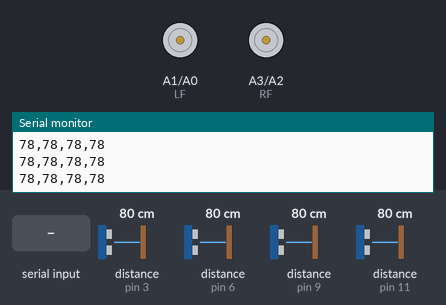
Bench run of a sketch on a simulated Arduino Uno, built with avr-gcc and run on an emulated ATmega328P. Parts: motor-driver pin pairs drawn as motors (green arrow = first pin HIGH = forward, orange = second pin HIGH = backward, longer = more drive), the last lines printed to the serial monitor. Wiring (inferred from the names in the program): 4 × ultrasonic range finder: trigger pin 2, echo pin 3 / trigger pin 7, echo pin 6 / trigger pin 8, echo pin 9 / trigger pin 12, echo pin 11. Inputs (shaded band) come from the test bench; at power-on: distance to the obstacle (sensors on pin 3, pin 6, pin 9, pin 11) 80 cm. The echo pulse lasts 58.3 µs per cm.

Above: at 1.2 s.
1.3 s: "l\n" received over Serial
At 2.3 s:
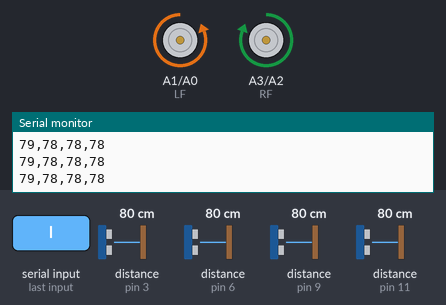
2.8 s: "f\n" received over Serial
At 3.1 s:
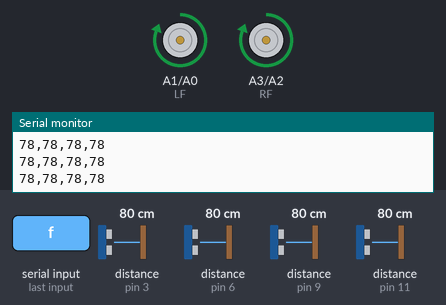
4.3 s: "b\n" received over Serial
At 4.7 s:
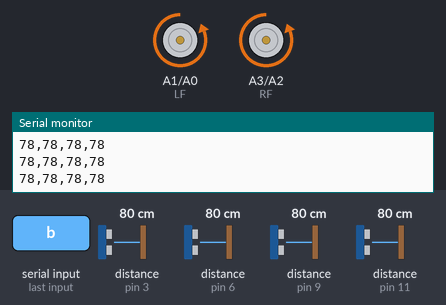
5.8 s: "r\n" received over Serial
At 6.7 s:
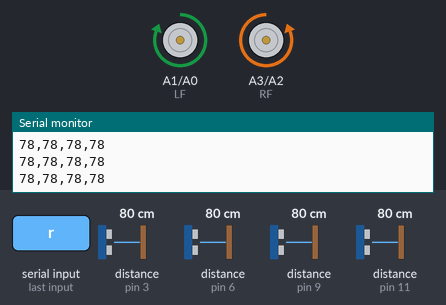
10.3 s: "1\n" received over Serial
At 11.1 s:
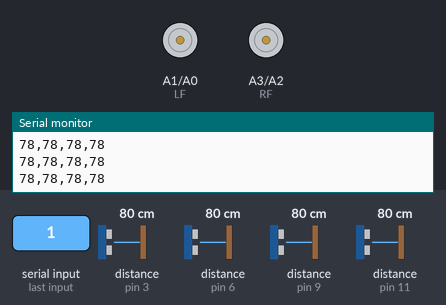
Timing chart, 0 to 12.8 s (numbered marks = the images above; inputs shaded):
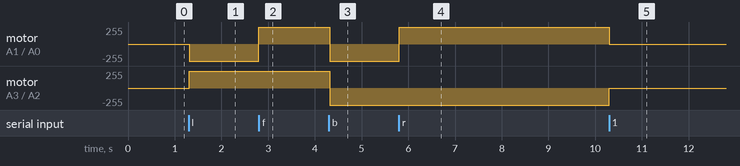

The sketch:

code.ino
```cpp
int trig_front = 2;
int echo_front = 3;
int trig_back = 12;
int echo_back = 11;
int trig_left = 7;
int echo_left = 6;
int trig_right = 8;
int echo_right = 9;

int LF = A1;
int LB = A0;
int RF = A3;
int RB = A2;

float time;
float dist;
int dist_front;
int dist_back;
int dist_left;
int dist_right;
String data_received = "";
String data_str = "";
char command = 's';

int interval;

void setup()
{
  Serial.begin(115200);
  pinMode(trig_front, OUTPUT);
  pinMode(echo_front, INPUT);
  pinMode(trig_back, OUTPUT);
  pinMode(echo_back, INPUT);
  pinMode(trig_left, OUTPUT);
  pinMode(echo_left, INPUT);
  pinMode(trig_right, OUTPUT);
  pinMode(echo_right, INPUT);
  pinMode(LF, OUTPUT);
  pinMode(LB, OUTPUT);
  pinMode(RF, OUTPUT);
  pinMode(RB, OUTPUT);
}

void loop()
{
  dist_front = dist_calc(trig_front, echo_front);
  dist_back = dist_calc(trig_back, echo_back);
  dist_left = dist_calc(trig_left, echo_left);
  dist_right = dist_calc(trig_right, echo_right);

  send_data();
  delay(1);
  receive_data();
  //Serial.println(command);
  algorithm();
}

void send_data()
{
  Serial.print(dist_front);
  Serial.print(",");
  Serial.print(dist_back);
  Serial.print(",");
  Serial.print(dist_left);
  Serial.print(",");
  Serial.println(dist_right);
}

void receive_data()
{
  if (Serial.available() > 0)
  {
    data_received = Serial.readStringUntil('\n');
    command = data_received.charAt(data_received.length()-1);
  }
}

int dist_calc(int trig, int echo)
{
  digitalWrite(trig,LOW);
  delayMicroseconds(2);
  digitalWrite(trig,HIGH);
  delayMicroseconds(10);
  digitalWrite(trig,LOW);
  time = pulseIn(echo,HIGH);
  dist = (0.034*time)/2.0;
  return (int)dist;
}

void move_front()
{
  digitalWrite(LF, HIGH);
  digitalWrite(LB, LOW);
  digitalWrite(RF, HIGH);
  digitalWrite(RB, LOW);
}

void move_back()
{
  digitalWrite(LF, LOW);
  digitalWrite(LB, HIGH);
  digitalWrite(RF, LOW);
  digitalWrite(RB, HIGH);
}

void move_left()
{
  digitalWrite(LF, LOW);
  digitalWrite(LB, HIGH);
  digitalWrite(RF, HIGH);
  digitalWrite(RB, LOW);
}

void move_right()
{
  digitalWrite(LF, HIGH);
  digitalWrite(LB, LOW);
  digitalWrite(RF, LOW);
  digitalWrite(RB, HIGH);
}

void stop()
{
  digitalWrite(LF, LOW);
  digitalWrite(LB, LOW);
  digitalWrite(RF, LOW);
  digitalWrite(RB, LOW);
}

void algorithm()
{
  interval = 0;

  if(command == 'f')
  {
    move_front();
    delay(interval);
  }

  else if(command == 'b')
  {
    move_back();
    delay(interval);
  }

  else if(command == 'l')
  {
    move_left();
    delay(interval);
  }

  else if(command == 'r')
  {
    move_right();
    delay(interval);
  }

  else
  {
    stop();
    delay(interval);
  }
}
```

Measured:
- after the input at 1.3 s, motor on A1 (LF) / A0 (LB): stopped → backward 255/255 at once; motor on A3 (RF) / A2 (RB): stopped → forward 255/255 at once
- after the input at 2.8 s, motor on A1 (LF) / A0 (LB): backward 255/255 → forward 255/255 at once
- after the input at 4.3 s, motor on A1 (LF) / A0 (LB), motor on A3 (RF) / A2 (RB): forward 255/255 → backward 255/255 at once
- after the input at 5.8 s, motor on A1 (LF) / A0 (LB): backward 255/255 → forward 255/255 at once
- after the input at 10.3 s, motor on A1 (LF) / A0 (LB): forward 255/255 → stopped at once; motor on A3 (RF) / A2 (RB): backward 255/255 → stopped at once
